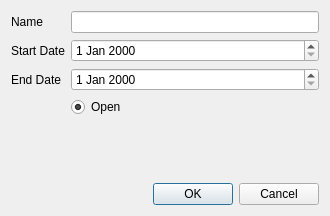
<?xml version="1.0" encoding="UTF-8"?>
<ui version="4.0">
 <class>EditPeriodDialog</class>
 <widget class="QDialog" name="EditPeriodDialog">
  <property name="geometry">
   <rect>
    <x>0</x>
    <y>0</y>
    <width>330</width>
    <height>216</height>
   </rect>
  </property>
  <property name="windowTitle">
   <string>Edit Period of Account</string>
  </property>
  <layout class="QFormLayout" name="formLayout">
   <item row="5" column="1">
    <widget class="QDialogButtonBox" name="buttonBox">
     <property name="orientation">
      <enum>Qt::Orientation::Horizontal</enum>
     </property>
     <property name="standardButtons">
      <set>QDialogButtonBox::StandardButton::Cancel|QDialogButtonBox::StandardButton::Ok</set>
     </property>
    </widget>
   </item>
   <item row="0" column="0">
    <widget class="QLabel" name="nameLabel">
     <property name="text">
      <string>Name</string>
     </property>
    </widget>
   </item>
   <item row="1" column="0">
    <widget class="QLabel" name="startDateLabel">
     <property name="text">
      <string>Start Date</string>
     </property>
    </widget>
   </item>
   <item row="2" column="0">
    <widget class="QLabel" name="endDateLabel">
     <property name="text">
      <string>End Date</string>
     </property>
    </widget>
   </item>
   <item row="0" column="1">
    <widget class="QLineEdit" name="nameLineEdit"/>
   </item>
   <item row="4" column="1">
    <spacer name="verticalSpacer">
     <property name="orientation">
      <enum>Qt::Orientation::Vertical</enum>
     </property>
     <property name="sizeHint" stdset="0">
      <size>
       <width>20</width>
       <height>40</height>
      </size>
     </property>
    </spacer>
   </item>
   <item row="1" column="1">
    <widget class="QDateEdit" name="startDateEdit"/>
   </item>
   <item row="2" column="1">
    <widget class="QDateEdit" name="endDateEdit"/>
   </item>
   <item row="3" column="1">
    <widget class="QRadioButton" name="openRadioButton">
     <property name="text">
      <string>Open</string>
     </property>
     <property name="checked">
      <bool>true</bool>
     </property>
    </widget>
   </item>
  </layout>
 </widget>
 <tabstops>
  <tabstop>nameLineEdit</tabstop>
 </tabstops>
 <resources/>
 <connections>
  <connection>
   <sender>buttonBox</sender>
   <signal>accepted()</signal>
   <receiver>EditPeriodDialog</receiver>
   <slot>accept()</slot>
   <hints>
    <hint type="sourcelabel">
     <x>248</x>
     <y>254</y>
    </hint>
    <hint type="destinationlabel">
     <x>157</x>
     <y>274</y>
    </hint>
   </hints>
  </connection>
  <connection>
   <sender>buttonBox</sender>
   <signal>rejected()</signal>
   <receiver>EditPeriodDialog</receiver>
   <slot>reject()</slot>
   <hints>
    <hint type="sourcelabel">
     <x>316</x>
     <y>260</y>
    </hint>
    <hint type="destinationlabel">
     <x>286</x>
     <y>274</y>
    </hint>
   </hints>
  </connection>
 </connections>
</ui>
